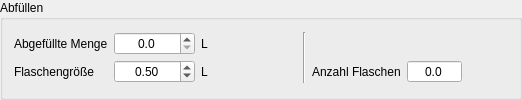
         <widget class="QGroupBox" name="groupBox_5">
          <property name="toolTip">
           <string>&lt;html&gt;&lt;head/&gt;&lt;body&gt;&lt;p&gt;Hier werden Anmerkungen, Besonderheiten eingetragen, die fürs Abfüllen wichtig sind&lt;/p&gt;&lt;/body&gt;&lt;/html&gt;</string>
          </property>
          <property name="title">
           <string>Abfüllen</string>
          </property>
          <layout class="QGridLayout" name="gridLayout">
           <property name="verticalSpacing">
            <number>4</number>
           </property>
           <item row="0" column="4" rowspan="2">
            <widget class="Line" name="line_13">
             <property name="orientation">
              <enum>Qt::Orientation::Vertical</enum>
             </property>
            </widget>
           </item>
           <item row="0" column="3">
            <widget class="QLabel" name="label_87">
             <property name="minimumSize">
              <size>
               <width>50</width>
               <height>0</height>
              </size>
             </property>
             <property name="maximumSize">
              <size>
               <width>50</width>
               <height>16777215</height>
              </size>
             </property>
            </widget>
           </item>
           <item row="2" column="0">
            <spacer name="horizontalSpacer_13">
             <property name="orientation">
              <enum>Qt::Orientation::Horizontal</enum>
             </property>
             <property name="sizeHint" stdset="0">
              <size>
               <width>40</width>
               <height>0</height>
              </size>
             </property>
            </spacer>
           </item>
           <item row="1" column="1">
            <widget class="DoubleSpinBox" name="tbFlaschengroesse">
             <property name="toolTip">
              <string>&lt;html&gt;&lt;head/&gt;&lt;body&gt;&lt;p&gt;Hier wird die &lt;span style=&quot; font-weight:600;&quot;&gt;Flaschengröße &lt;/span&gt;festgelegt. Die erforderliche Gabe für die Karbonisierung ist neben der Temperatur abhängig von der &lt;span style=&quot; font-weight:600;&quot;&gt;Füllmenge&lt;/span&gt;.&lt;/p&gt;&lt;p&gt;Im Hobby- und Nanobrauerbereich werden oft größere Gebinde bevorzugt, um das zeitraubende Abfüllen zu verkürzen. Üblich sind Flaschen mit 0,33l, 0,5l und 1 Liter. Beliebt sind auch Growler mit 2 Litern.&lt;/p&gt;&lt;/body&gt;&lt;/html&gt;</string>
             </property>
             <property name="alignment">
              <set>Qt::AlignmentFlag::AlignCenter</set>
             </property>
             <property name="showGroupSeparator" stdset="0">
              <bool>true</bool>
             </property>
             <property name="minimum">
              <double>0.100000000000000</double>
             </property>
             <property name="maximum">
              <double>99999.000000000000000</double>
             </property>
             <property name="singleStep">
              <double>0.010000000000000</double>
             </property>
             <property name="value">
              <double>0.500000000000000</double>
             </property>
            </widget>
           </item>
           <item row="1" column="2">
            <widget class="QLabel" name="lblFlascheEinheit">
             <property name="text">
              <string notr="true">L</string>
             </property>
            </widget>
           </item>
           <item row="1" column="0">
            <widget class="QLabel" name="lblFlasche">
             <property name="text">
              <string>Flaschengröße</string>
             </property>
            </widget>
           </item>
           <item row="0" column="0">
            <widget class="QLabel" name="lblBiermengeAbfuellen">
             <property name="text">
              <string>Abgefüllte Menge</string>
             </property>
            </widget>
           </item>
           <item row="0" column="2">
            <widget class="QLabel" name="lblBiermengeAbfuellenEinheit">
             <property name="minimumSize">
              <size>
               <width>40</width>
               <height>0</height>
              </size>
             </property>
             <property name="text">
              <string notr="true">L</string>
             </property>
            </widget>
           </item>
           <item row="1" column="6">
            <widget class="DoubleSpinBox" name="tbFlaschen">
             <property name="toolTip">
              <string>&lt;html&gt;&lt;head/&gt;&lt;body&gt;&lt;p&gt;Sofern links im Feld Flaschengröße definiert, wird hier die &lt;span style=&quot; font-weight:600;&quot;&gt;höchstmögliche Flaschenanzahl &lt;/span&gt;des abgefüllten Jungbiers angegeben.&lt;/p&gt;&lt;p&gt;Der Wert Anzahl der Flaschen stellt einen &lt;span style=&quot; font-weight:600;&quot;&gt;Optimalwert&lt;/span&gt; dar. Tatsächlich sagt er nichts über Abfüllverluste aus, wie sie beim Abfüllen immer wieder auftreten können. Im Idealfall können es sogar ein paar Flaschen pro Sud mehr sein, da immer ein Kopfraum in einer Flasche freibleibt, sofern unter Druck abgefüllt wird. Dies ist abhängig von Druck und Gegendruck.&lt;/p&gt;&lt;p&gt;Es empiehlt sich den Kopfraum einer Flasche mit CO₂ zu füllen, dies verhindert Oxidation und damit Geschmacksfehler. Nähere Informationen hält die Fachliteratur oder ein Fachforum parat.&lt;/p&gt;&lt;p&gt;Ist die Flaschengröße auf den Wert 0 gesetzt, wird auch die Anzahl der Flaschen mit 0 angegeben.&lt;/p&gt;&lt;/body&gt;&lt;/html&gt;</string>
             </property>
             <property name="alignment">
              <set>Qt::AlignmentFlag::AlignCenter</set>
             </property>
             <property name="readOnly">
              <bool>true</bool>
             </property>
             <property name="buttonSymbols">
              <enum>QAbstractSpinBox::ButtonSymbols::NoButtons</enum>
             </property>
             <property name="decimals">
              <number>1</number>
             </property>
             <property name="maximum">
              <double>99999.899999999994179</double>
             </property>
            </widget>
           </item>
           <item row="0" column="1">
            <widget class="DoubleSpinBoxSud" name="tbBiermengeAbfuellen">
             <property name="toolTip">
              <string>&lt;html&gt;&lt;head/&gt;&lt;body&gt;&lt;p&gt;Hier wird die &lt;span style=&quot; font-weight:600;&quot;&gt;Jungbiermenge inklusive Speise&lt;/span&gt; angegeben. Der Wert hängt unmittelbar mit der Jungbier- und Speisemenge zusammen, kann aber auch separat definiert werden. Werden hier Werte eingegeben, beeinflusst dies wiederum die Berechnung der Jungbiermenge.&lt;/p&gt;&lt;p&gt;Idealerweise setzt sich die Jungbiermenge aus der verfügbaren Speisemenge und der Jungbiermenge zusammen und muss nicht eigens definiert werden. So aber zwischen Speiseabfüllung und Speisegabe Verluste aufgetreten sind, kann hier der Gesamtwert eingegeben werden und der Verlust wird entsprechend ausgewiesen.&lt;/p&gt;&lt;/body&gt;&lt;/html&gt;</string>
             </property>
             <property name="alignment">
              <set>Qt::AlignmentFlag::AlignCenter</set>
             </property>
             <property name="showGroupSeparator" stdset="0">
              <bool>true</bool>
             </property>
             <property name="decimals">
              <number>1</number>
             </property>
             <property name="minimum">
              <double>0.000000000000000</double>
             </property>
             <property name="maximum">
              <double>99999.000000000000000</double>
             </property>
             <property name="singleStep">
              <double>0.100000000000000</double>
             </property>
            </widget>
           </item>
           <item row="2" column="5">
            <spacer name="horizontalSpacer_14">
             <property name="orientation">
              <enum>Qt::Orientation::Horizontal</enum>
             </property>
             <property name="sizeHint" stdset="0">
              <size>
               <width>40</width>
               <height>0</height>
              </size>
             </property>
            </spacer>
           </item>
           <item row="1" column="5">
            <widget class="QLabel" name="label_13">
             <property name="text">
              <string>Anzahl Flaschen</string>
             </property>
            </widget>
           </item>
           <item row="0" column="7">
            <widget class="QLabel" name="label_14">
             <property name="minimumSize">
              <size>
               <width>40</width>
               <height>0</height>
              </size>
             </property>
             <property name="text">
              <string/>
             </property>
            </widget>
           </item>
          </layout>
         </widget>
